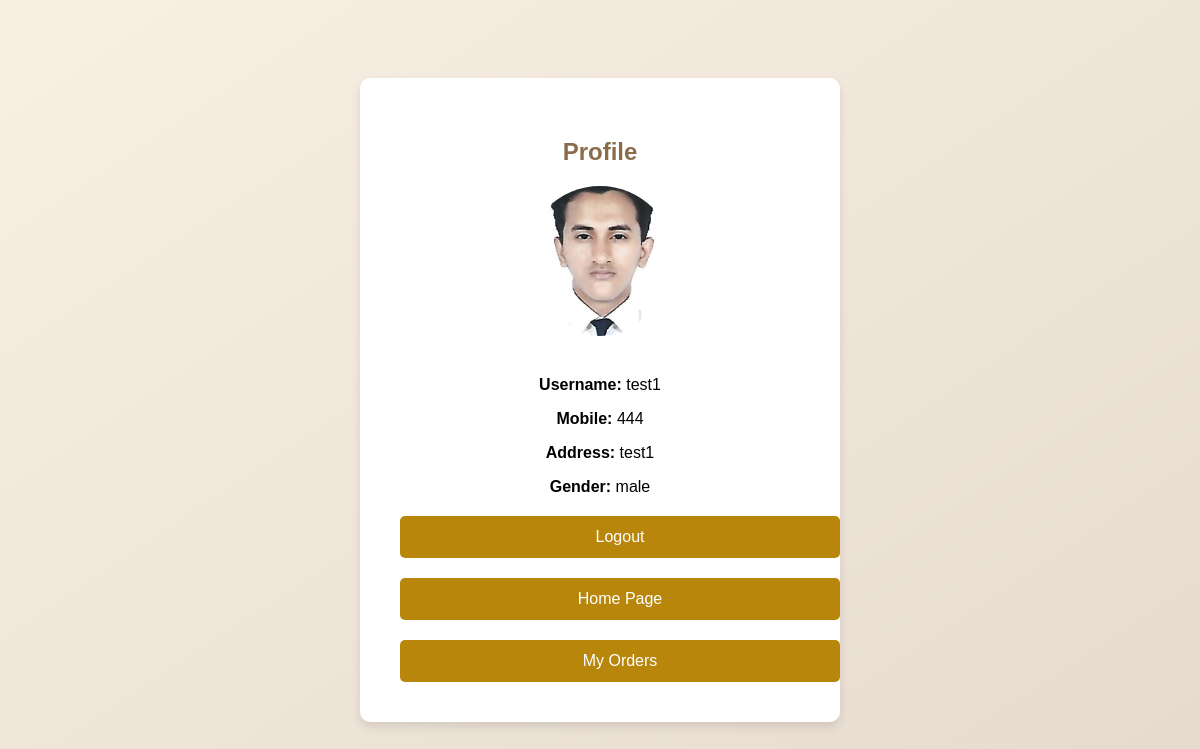
Page /profile.php (signed in) on the committed database.
### tables this page shows
CREATE TABLE `users` (
  `id` int(10) NOT NULL,
  `email` varchar(256) NOT NULL,
  `username` varchar(256) NOT NULL,
  `password` varchar(256) NOT NULL,
  `mobile` int(10) NOT NULL,
  `address` varchar(400) NOT NULL,
  `gender` varchar(10) NOT NULL,
  `image` varchar(400) NOT NULL
);

### profile.php (the view, shortened to what this page needs)
<?php
$servername = "localhost";
$username = "root";
$password = "";
$dbname = "hertzsoft_jewellery";
$conn = new mysqli($servername, $username, $password, $dbname);
$user_id = $_SESSION['user_id'];
$sql = "SELECT username, mobile, address, gender, image FROM users WHERE id = '$user_id'";
$result = $conn->query($sql);
if ($result->num_rows == 1) {
    $user = $result->fetch_assoc();
} else {
    echo "User not found.";
    exit();
}
?>
<!DOCTYPE html>
<html lang="en">
<head>
</head>
<body>
    <div class="profile-container">
        <h2>Profile</h2>
        <?php if ($user['image']): ?>
            <img src="<?php echo $user['image'] ?>" alt="Profile Image" class="profile-image">
        <?php endif; ?>
        <div class="profile-info">
            <p><strong>Username:</strong> <?php echo htmlspecialchars($user['username']); ?></p>
            <p><strong>Mobile:</strong> <?php echo htmlspecialchars($user['mobile']); ?></p>
            <p><strong>Address:</strong> <?php echo htmlspecialchars($user['address']); ?></p>
            <p><strong>Gender:</strong> <?php echo htmlspecialchars($user['gender']); ?></p>
        </div>
        <a href="logout.php" class="logout-button">Logout</a>
        <a href="index.php" class="logout-button">Home Page</a>
        <a href="view-orders.php" class="logout-button">My Orders</a>
    </div>
</body>
</html>

### profile.php (style rules this page uses)
body { font-family: 'Arial', sans-serif; margin: 0; display: flex; justify-content: center; align-items: center; min-height: 100vh; background: linear-gradient(to bottom right, #f8f0e3, #e6dace); }
.profile-container { background-color: #fff; padding: 40px; border-radius: 10px; box-shadow: 0 5px 10px rgba(0, 0, 0, 0.1); width: 400px; text-align: center; }
.profile-image { width: 150px; height: 150px; border-radius: 50%; object-fit: cover; margin-bottom: 20px; }
h2 { color: #8a6c4b; margin-bottom: 20px; }
.profile-info p { margin-bottom: 10px; }
.logout-button { background-color: #b8860b; color: #fff; padding: 12px 20px; border: none; border-radius: 5px; cursor: pointer; width: 100%; transition: background-color 0.3s; text-decoration: none; display: block; margin-top: 20px; }

### rows in the picture
users: image (picture), username "test1", mobile "444", address "test1", gender "male"
